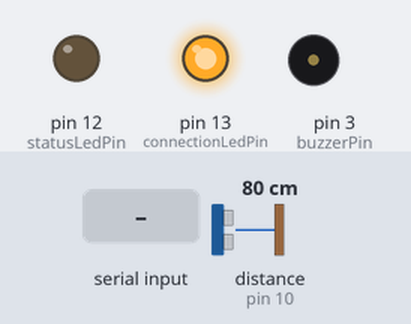
Recording of a sketch running on a simulated Arduino Uno, built with avr-gcc and run on an emulated ATmega328P. Parts: output pins drawn as LEDs (lit = HIGH), buzzer (waves = sounding, pin HIGH). Wiring (inferred from the names in the program): ultrasonic range finder: trigger pin 9; echo pin 10. Dashed ring = blinking. Inputs (shaded band) come from the test bench; at power-on: distance to the obstacle (sensor on pin 10) 80 cm. The echo pulse lasts 58.3 µs per cm; pins used as bus, display or sensor lines are not drawn; what the sketch prints to the serial monitor is not drawn.

Above: at 1.2 s.
1.3 s: "2" received over Serial
At 1.63 s:
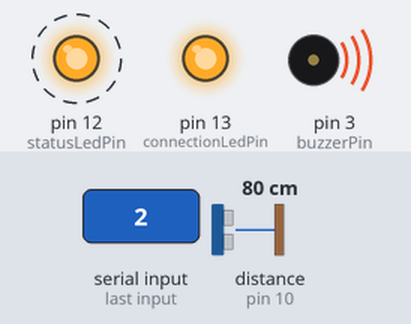
At 2.9 s:
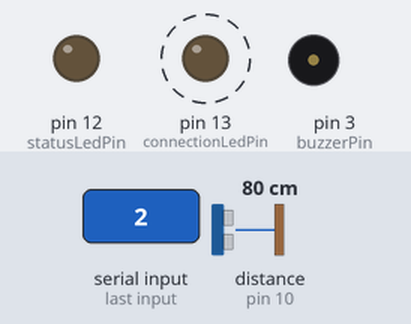
Timing chart, 0 to 10.3 s (numbered marks = the images above; inputs shaded):
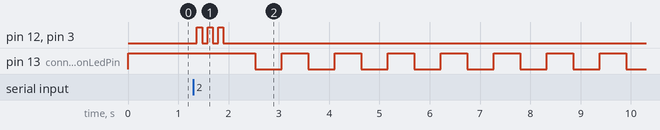

Measured:
- after the input at 1.3 s, pin 12 (statusLedPin), pin 3 (buzzerPin): alternates HIGH for 0.11 s and LOW for 0.11 s, 6 changes in all, then stays LOW, starting after 0.07 s
- by itself, pin 13 (connectionLedPin): alternates HIGH for 0.53 s and LOW for 0.53 s

The sketch:

ApexSense.ino
```cpp
const int trigPin = 9;
const int echoPin = 10;
const int connectionLedPin = 13;
const int statusLedPin = 12;
const int buzzerPin = 3;

unsigned long lastSignalTime = 0;
unsigned long lastBlinkTime = 0;
bool connectionLedState = false;
int measurementStatus = 1;
unsigned long lastStatusBlinkTime = 0;
bool statusLedActive = false;

int buzzerVolume = 10;

void setup() {
  Serial.begin(9600);
  pinMode(trigPin, OUTPUT);
  pinMode(echoPin, INPUT);
  pinMode(connectionLedPin, OUTPUT);
  pinMode(statusLedPin, OUTPUT);
  pinMode(buzzerPin, OUTPUT);
}

void loop() {
  while (Serial.available() > 0) {
    char c = Serial.peek();

    if (c == 'H' || c == '1' || c == '2' || c == '3') {
      c = Serial.read();
      if (c == 'H') lastSignalTime = millis();
      else if (c == '1') measurementStatus = 1;
      else if (c == '2') measurementStatus = 2;
      else if (c == '3') measurementStatus = 3;
    }
    else if (c == 'V') {
      Serial.read();
      int readVolume = Serial.parseInt();
      if (readVolume >= 0 && readVolume <= 10) {
        buzzerVolume = readVolume;
      }
    }
    else {
      Serial.read();
    }
  }

  if (millis() - lastSignalTime < 2000) {
    digitalWrite(connectionLedPin, HIGH);
  } else {
    if (millis() - lastBlinkTime >= 500) {
      lastBlinkTime = millis();
      connectionLedState = !connectionLedState;
      digitalWrite(connectionLedPin, connectionLedState);
    }
    measurementStatus = 1;
  }

  int pwmVolume = map(buzzerVolume, 0, 10, 0, 255);

  if (measurementStatus == 1) {
    digitalWrite(statusLedPin, LOW);
    analogWrite(buzzerPin, 0);
  }
  else if (measurementStatus == 2) {
    if (millis() - lastStatusBlinkTime >= 50) {
      lastStatusBlinkTime = millis();
      statusLedActive = !statusLedActive;
      digitalWrite(statusLedPin, statusLedActive);

      if (statusLedActive) {
        analogWrite(buzzerPin, pwmVolume);
      } else {
        analogWrite(buzzerPin, 0);
      }
    }
  }
  else if (measurementStatus == 3) {
    digitalWrite(statusLedPin, HIGH);
    analogWrite(buzzerPin, pwmVolume);
  }

  digitalWrite(trigPin, LOW);
  delayMicroseconds(2);
  digitalWrite(trigPin, HIGH);
  delayMicroseconds(10);
  digitalWrite(trigPin, LOW);

  long duration = pulseIn(echoPin, HIGH);
  int distance = duration * 0.036 / 2 +3;

  if (distance > 0 && distance <= 400) {
    Serial.println(distance);
  }

  delay(100);
}
```
